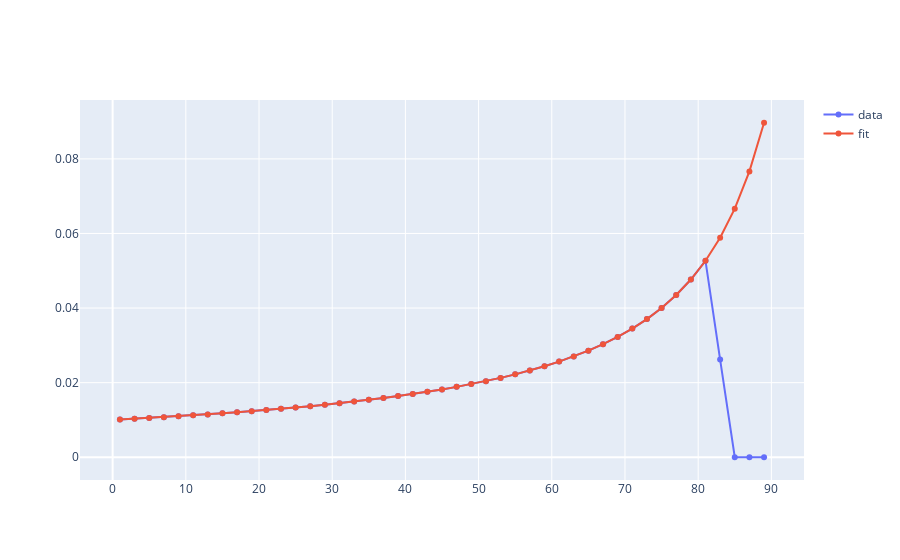

Source (notebook cell):
### Code cell
# Fit a polynomial function to the data in ar
for deg in range(3, 13):
    print("degree", deg)
    p = np.polyfit(AR.midbins[:-4], ar[:-4], deg)
    ar_fit = np.polyval(p, AR.midbins)

    print("residual error", sum(np.abs(ar[:-4] - ar_fit[:-4])))

# Plot the original data and the fitted data
fig = make_subplots(rows=1, cols=1)
# Add scatter plot
fig.add_trace(go.Scatter(x=AR.midbins, y=ar, mode="lines+markers", name="data"))
fig.add_trace(go.Scatter(x=AR.midbins, y=ar_fit, mode="lines+markers", name="fit"))
fig.show()

### Figure 1 — Plotly figure (JSON) as saved in the notebook; plotly's stock layout.template omitted (floating-point values rounded to 4 significant figures)
{"data": [{"mode": "lines+markers", "name": "data", "type": "scatter", "x": [1, 3, 5, 7, 9, 11, 13, 15, 17, 19, 21, 23, 25, 27, 29, 31, 33, 35, 37, 39, 41, 43, 45, 47, 49, 51, 53, 55, 57, 59, 61, 63, 65, 67, 69, 71, 73, 75, 77, 79, 81, 83, 85, 87, 89], "y": [0.0101, 0.01031, 0.01053, 0.01075, 0.01099, 0.01124, 0.01149, 0.01177, 0.01205, 0.01235, 0.01266, 0.01299, 0.01333, 0.0137, 0.01409, 0.01449, 0.01493, 0.01539, 0.01587, 0.01639, 0.01695, 0.01755, 0.01818, 0.01887, 0.01961, 0.02041, 0.02128, 0.02223, 0.02326, 0.0244, 0.02565, 0.02703, 0.02858, 0.03031, 0.03227, 0.0345, 0.03705, 0.04002, 0.04351, 0.04766, 0.05268, 0.02618, 0, 0, 0]}, {"mode": "lines+markers", "name": "fit", "type": "scatter", "x": [1, 3, 5, 7, 9, 11, 13, 15, 17, 19, 21, 23, 25, 27, 29, 31, 33, 35, 37, 39, 41, 43, 45, 47, 49, 51, 53, 55, 57, 59, 61, 63, 65, 67, 69, 71, 73, 75, 77, 79, 81, 83, 85, 87, 89], "y": [0.0101, 0.01031, 0.01053, 0.01075, 0.01099, 0.01124, 0.01149, 0.01177, 0.01205, 0.01235, 0.01266, 0.01299, 0.01333, 0.0137, 0.01409, 0.01449, 0.01493, 0.01539, 0.01587, 0.0164, 0.01695, 0.01755, 0.01818, 0.01887, 0.01961, 0.02041, 0.02128, 0.02223, 0.02326, 0.0244, 0.02565, 0.02703, 0.02858, 0.03031, 0.03227, 0.0345, 0.03705, 0.04002, 0.04351, 0.04766, 0.05268, 0.05888, 0.06666, 0.07665, 0.08969]}], "layout": {"xaxis": {"anchor": "y", "domain": [0, 1]}, "yaxis": {"anchor": "x", "domain": [0, 1]}}}
